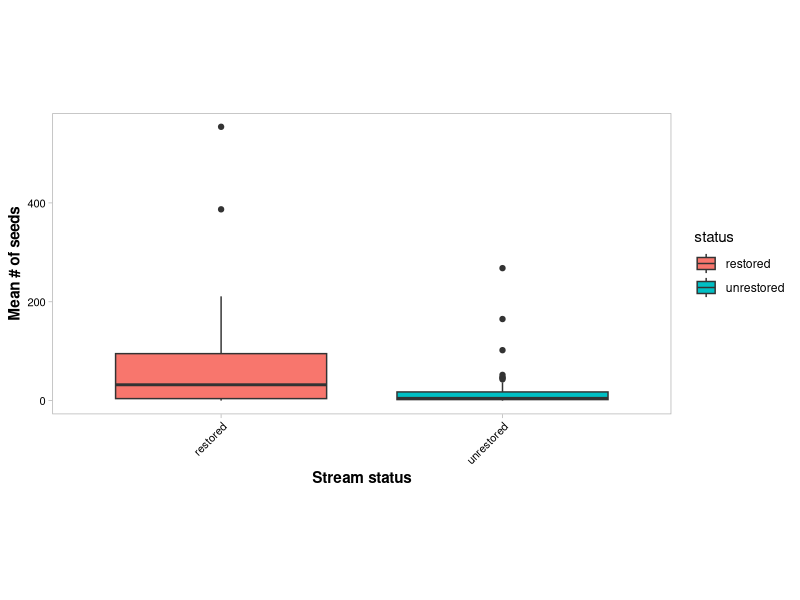

Here is the R script that generated this plot:
## ---- chunk 1
knitr::opts_chunk$set(echo = TRUE)
## ---- chunk 2
rm(list = ls())
## ---- chunk 3
getwd()
#setwd()
## ---- chunk 4
library("tidyr")
library("dplyr")
library("readr")
library("ggplot2")
library("ggpubr")
## ---- chunk 5
data_orig <- read.csv("../Data/sara_raw_data.csv")
## ---- chunk 6
head(data_orig) #opens first 6 rows
tail(data_orig) #opens last 6 rows
summary(data_orig)
str(data_orig) #tells us what data types (numbers, factors, etc) are in the data frame
## ---- chunk 7
unique(data_orig$Site)
## ---- chunk 8
data_orig <- data_orig %>% filter(Site != "Control")
## ---- chunk 9
data_sum_by_plot <- (data_orig) %>% 
  group_by(Site, Mat.Number) %>% 
  summarise(sumBYmat = sum(Sum.of.total.germinants.by.pot.), n = n())
## ---- chunk 10
rst <- (data_sum_by_plot) %>% 
  filter(Site == "Dead Run" | Site== "East Beaverdam" | Site == "Gwynn Falls Chartly" | Site == "Kelly Branch" | Site == "Scotts Level McDonogh" | Site =="Towson Run" | Site == "Wellwood")

urst <- (data_sum_by_plot) %>%
  filter(Site == "Bens Run" | Site== "Covered Bridge" | Site == "Goodwin Run" | Site == "Minebank " | Site == "Moores Branch" | Site =="Scotts Level Park" | Site == "Tributary to Gwynn Falls")

#unique(urst$Site)

#create vectors 
rest <- c("restored")
unrest <- c("unrestored")

#assign staus in new column 
rst["status"] <-rest
urst["status"] <-unrest


MyMerge       <- function(x, y){
  df            <- merge(x, y, all = TRUE)
  rownames(df)  <- df$Row.names
  df$Row.names  <- NULL
  return(df)
}
status_sum_by_plot           <- Reduce(MyMerge, list(rst, urst))
## ---- chunk 11

  BoxPlotall <- ggplot(status_sum_by_plot, aes(x= status, y=sumBYmat, fill = status))+
      geom_boxplot(position=position_dodge(.85))+
     theme_light()+
     theme(panel.grid.major = element_blank(), panel.grid.minor = element_blank())+
     theme(axis.title.y = element_text(face = "bold"))+
     theme(axis.title.x = element_text(face = "bold"))+
     theme(plot.title = element_text(hjust = .5))+
     theme(axis.text.x = element_text(color = "black", size = 8, angle = 45, hjust = 1))+
     theme(axis.text.y = element_text(color = "black", size = 8))+
     theme(aspect.ratio = 9/18.5)+
  labs(y = "Mean # of seeds", x = "Stream status")

print(BoxPlotall)

#ggsave("Figures/Sara_BOXPLOT.jpeg")
  
